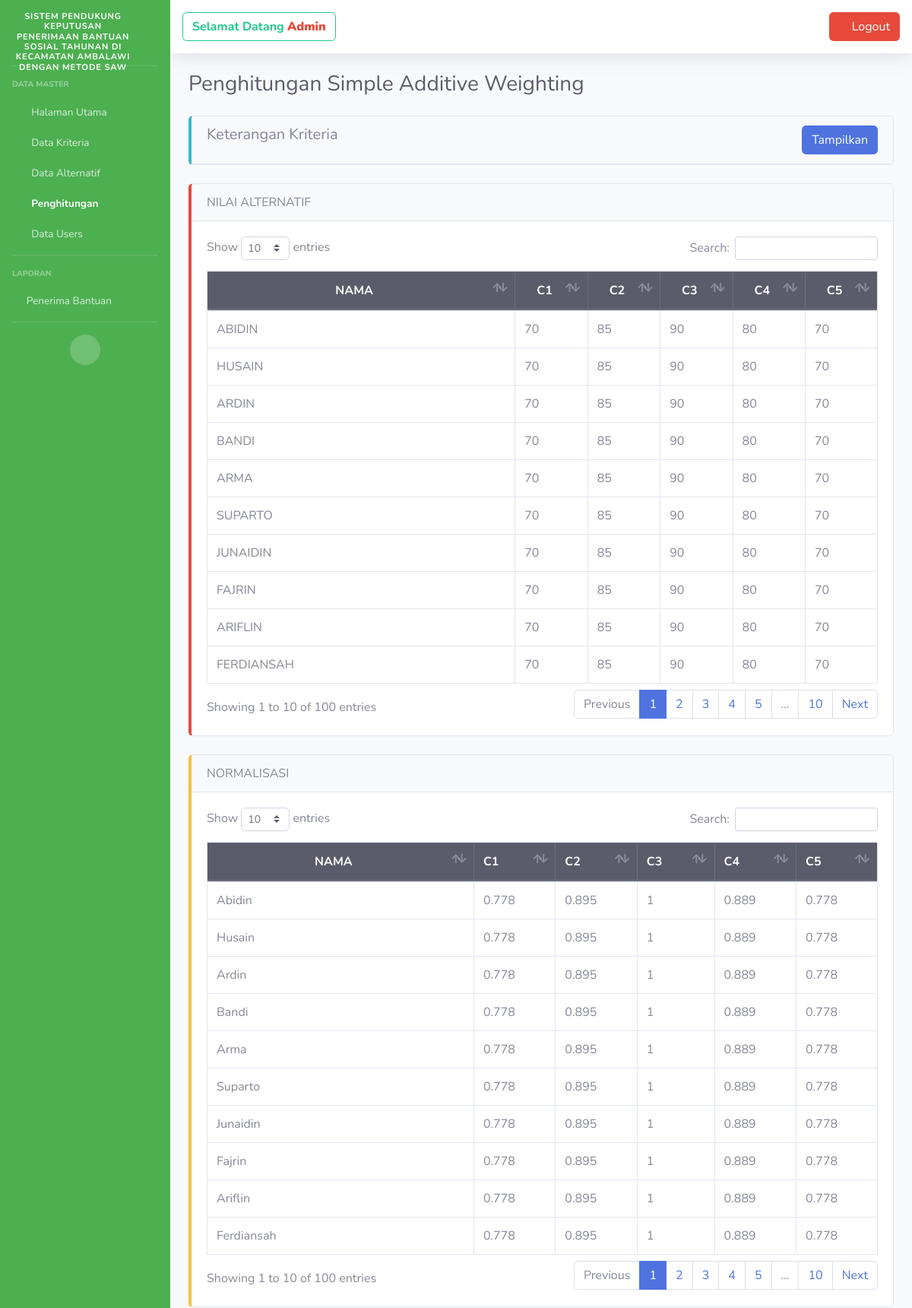
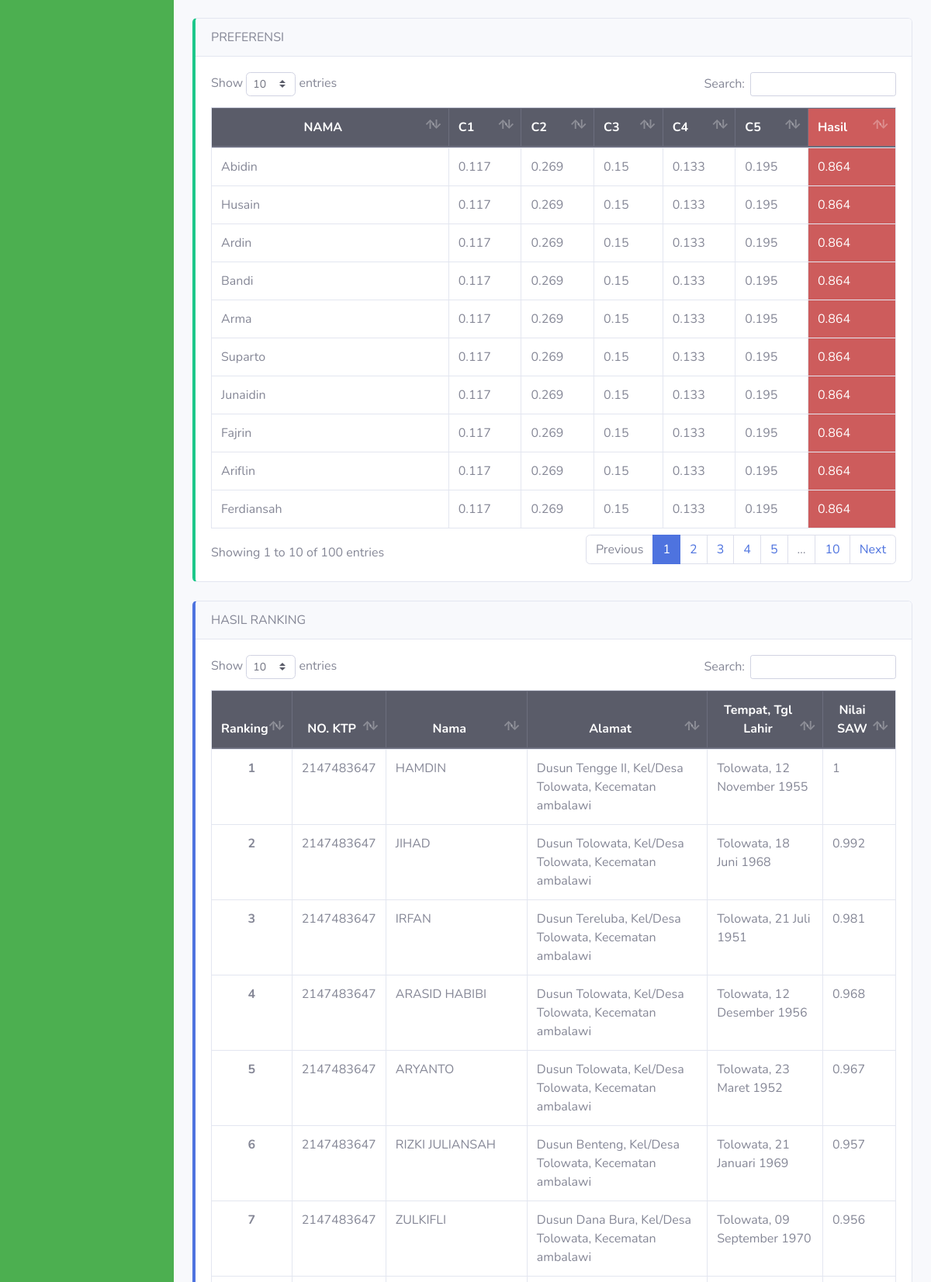
Page /public/hitung (signed in, upper part) on the committed database (2 pictures, top to bottom).
### tables this page shows
CREATE TABLE `kriteria` (
  `id_kriteria` int(11) NOT NULL,
  `nama_kriteria` varchar(100) DEFAULT NULL,
  `bobot_nilai` float DEFAULT NULL
);

CREATE TABLE `keluarga` (
  `id_keluarga` int(40) NOT NULL,
  `nama` varchar(50) DEFAULT NULL,
  `tempat_lahir` varchar(100) DEFAULT NULL,
  `tgl_lahir`  date DEFAULT NULL,
  `jekel` enum('P','L') DEFAULT NULL,
  `alamat` varchar(100) DEFAULT NULL,
  `agama` varchar(20) DEFAULT NULL,
  `nilai_saw` float DEFAULT NULL
);

CREATE TABLE `sub_kriteria` (
  `id_sub_kriteria` int(11) NOT NULL,
  `id_kriteria` int(11) DEFAULT NULL,
  `nama_sub` varchar(300) DEFAULT NULL,
  `nilai` int(11) DEFAULT NULL,
  `keterangan` varchar(100) DEFAULT NULL
);

### app/views/hitung/index.php (the view, shortened to what the rows shown need)
<div class="container-fluid">
    <h1 class="h3 mb-4 text-gray-800"><?= $data['title'] ?></h1>
    <?php
    $dataNilai = json_decode(json_encode($data['penilaian']), true);
    $nilaiKosong = array_filter($dataNilai, function ($var) {
        return ($var['id_penilaian'] == NULL);
    });
    if (count($nilaiKosong) > 0) {
    ?>
        <div class="row">
            <div class="col-md-12">
                <div class="card card-shadow mb-4 border-left-danger">
                    <div class="card-body">
                        <div class="alert alert-danger">
                            <h5>
                                <b>Peringatan</b>
                                <p class="justify-content-center mt-2" style="font-size: 16px;">
                                    Periksa kembali penilaian alernatif pada kriteria <b>
                                        <?php
                                        foreach ($nilaiKosong as $nk) {
                                            echo " " . $nk['nama_kriteria'] . ",";
                                        }
                                        ?>
                                    </b>.Pada Kriteria tersebut ada beberapa alternatif yang belum mendapat penilaian
                                </p>
                        </div>
                    </div>
                </div>
            </div>
        </div>
    <?php } else { ?>
        <div class="row">
            <div class="col-md-12">
                <div class="card card-shadow mb-4 border-left-danger">
                    <div class="card-body table-responsive">
                        <table class="table table-bordered datatable" cellspacing="0">
                            <thead class="thead-dark">
                                <tr>
                                    <th scope="col" class="text-center">NAMA</th>
                                    <?php
                                    $i = 1;
                                    foreach ($data['kriteria'] as $k) { ?>
                                        <th scope="col" class="text-center"><?= 'C' . $i ?></th>
                                    <?php
                                        $i++;
                                    } ?>
                                </tr>
                            </thead>
                            <tbody>
                                <?php
                                foreach ($data['alternatif'] as $s) {
                                ?>
                                    <tr>
                                        <td><?= strtoupper($s->nama) ?></td>
                                        <?php
                                        foreach ($data['kriteria'] as $k) {
                                            $subkr = $this->model('KriteriaModel')->nilaiPenilaianSubKr($s->id_keluarga, $k->id_kriteria);
                                        ?>
                                            <td><?= $subkr->nilai ?></td>
                                        <?php } ?>
                                    </tr>
                                <?php
                                } ?>
                            </tbody>
                        </table>
                    </div>
                </div>
            </div>
        </div>
        <div class="row">
            <div class="col-md-12">
                <div class="card card-shadow mb-4 border-left-warning">
                    <div class="card-body table-responsive">
                        <table class="table table-bordered datatable" cellspacing="0">
                            <thead class="thead-dark">
                                <tr>
                                    <th scope="col" class="text-center">NAMA</th>
                                    <?php
                                    $i = 1;
                                    foreach ($data['kriteria'] as $k) { ?>
                                        <th><?= "C" . $i; ?></th>
                                    <?php
                                        $i++;
                                    } ?>
                                </tr>
                            </thead>
                            <tbody>
                                <?php
                                foreach ($data['alternatif'] as $al) {
                                ?>
                                    <tr>
                                        <td><?= $al->nama ?></td>
                                        <?php
                                        foreach ($data['kriteria'] as $k) {
                                            $subkr = $this->model('KriteriaModel')->nilaiPenilaianSubKr($al->id_keluarga, $k->id_kriteria);
                                            $n_maksmin = $this->model('KriteriaModel')->nilai_maksimal_kriteria($k->id_kriteria);
                                            $n_matrixR = round($subkr->nilai / $n_maksmin->nilai_maks, 3);
                                        ?>
                                            <td><?= $n_matrixR ?></td>
                                        <?php } ?>
                                    </tr>
                                <?php $i++;
                                } ?>
                            </tbody>
                        </table>
                    </div>
                </div>
            </div>
        </div>
        <div class="row">
            <div class="col-md-12">
                <div class="card card-shadow mb-4 border-left-success">
                    <div class="card-body table-responsive">
                        <table class="table table-bordered datatable" cellspacing="0">
                            <thead class="thead-dark">
                                <tr>
                                    <th scope="col" class="text-center">NAMA</th>
                                    <?php
                                    $i = 1;
                                    foreach ($data['kriteria'] as $k) { ?>
                                        <th><?= "C" . $i; ?></th>
                                    <?php
                                        $i++;
                                    } ?>
                                    <th style="background-color: indianred;">Hasil</th>
                                </tr>
                            </thead>
                            <tbody>
                                <?php
                                $t_preferensi = 0;
                                foreach ($data['alternatif'] as $al) {
                                ?>
                                    <tr>
                                        <td><?= $al->nama ?></td>
                                        <?php
                                        foreach ($data['kriteria'] as $k) {
                                            $subkr = $this->model('KriteriaModel')->nilaiPenilaianSubKr($al->id_keluarga, $k->id_kriteria);
                                            $n_maksmin = $this->model('KriteriaModel')->nilai_maksimal_kriteria($k->id_kriteria);
                                            $n_matrixR = round($subkr->nilai / $n_maksmin->nilai_maks, 3);
                                            $n_preferensi = round(($k->bobot_nilai / 100) * $n_matrixR, 3);
                                            $t_preferensi += $n_preferensi;
                                        ?>
                                            <td><?= $n_preferensi ?></td>
                                        <?php } ?>
                                        <td style="background-color: indianred;" class="text-white"><?= $t_preferensi ?></td>
                                    </tr>
                                <?php
                                    $t_preferensi = 0;
                                } ?>
                            </tbody>
                        </table>
                    </div>
                </div>
            </div>
        </div>
        <div class="row">
            <div class="col-md-12">
                <div class="card card-shadow mb-4 border-left-primary">
                    <div class="card-body table-responsive">
                        <table class="table table-bordered datatable" cellspacing="0">
                            <thead class="thead-dark">
                                <tr>
                                <th scope="col">Ranking</th>
                                    <th scope="col" class="text-center">NO. KTP</th>
                                    <th scope="col" class="text-center">Nama</th>
                                    <th scope="col" class="text-center">Alamat</th>
                                    <th scope="col" class="text-center">Tempat, Tgl Lahir</th>
                                    <th scope="col" class="text-center">Nilai SAW</th>
                                </tr>
                            </thead>
                            <tbody>
                                <?php
                                $i = 1;
                                $ranking = $this->model('AlternatifModel')->ranking();
                                foreach ($ranking as $k) { ?>
                                    <tr>
                                        <th scope="row" class="text-center"><?= $i++; ?></th>
                                        <td><?= $k->id_keluarga ?></td>
                                        <td><?= strtoupper($k->nama) ?></td>
                                        <td><?= $k->alamat ?></td>
                                        <td><?= ucwords($k->tempat_lahir) . ', ' . $tanggal->tanggal_indo($k->tgl_lahir) ?></td>
                                        <td><?= $k->nilai_saw ?></td>
                                    </tr>
                                <?php } ?>
                            </tbody>
                        </table>
                    </div>
                </div>
            </div>
        </div>
    <?php } ?>
</div>

### rows in the picture
kriteria: sub_kriteria.nilai "70", n_matrixR "0.778", n_preferensi "0.117"
kriteria: sub_kriteria.nilai "85", n_matrixR "0.895", n_preferensi "0.269"
kriteria: sub_kriteria.nilai "90", n_matrixR "1", n_preferensi "0.15"
kriteria: sub_kriteria.nilai "80", n_matrixR "0.889", n_preferensi "0.133"
kriteria: sub_kriteria.nilai "70", n_matrixR "0.778", n_preferensi "0.195"
keluarga: nama "ABIDIN", nama "Abidin", t_preferensi "0.864"
keluarga: nama "HUSAIN", nama "Husain", t_preferensi "0.864"
keluarga: nama "ARDIN", nama "Ardin", t_preferensi "0.864"
keluarga: nama "BANDI", nama "Bandi", t_preferensi "0.864"
keluarga: nama "ARMA", nama "Arma", t_preferensi "0.864"
keluarga: nama "SUPARTO", nama "Suparto", t_preferensi "0.864"
keluarga: nama "JUNAIDIN", nama "Junaidin", t_preferensi "0.864"
keluarga: nama "FAJRIN", nama "Fajrin", t_preferensi "0.864"
keluarga: nama "ARIFLIN", nama "Ariflin", t_preferensi "0.864"
keluarga: nama "FERDIANSAH", nama "Ferdiansah", t_preferensi "0.864"
keluarga: id_keluarga "2147483647", nama "HAMDIN", alamat "Dusun Tengge II, Kel/Desa Tolowata, Kecematan ambalawi", tempat_lahir "Tolowata", tgl_lahir "12 November 1955", nilai_saw "1"
keluarga: id_keluarga "2147483647", nama "JIHAD", alamat "Dusun Tolowata, Kel/Desa Tolowata, Kecematan ambalawi", tempat_lahir "Tolowata", tgl_lahir "18 Juni 1968", nilai_saw "0.992"
keluarga: id_keluarga "2147483647", nama "IRFAN", alamat "Dusun Tereluba, Kel/Desa Tolowata, Kecematan ambalawi", tempat_lahir "Tolowata", tgl_lahir "21 Juli 1951", nilai_saw "0.981"
keluarga: id_keluarga "2147483647", nama "RIZKI JULIANSAH", alamat "Dusun Benteng, Kel/Desa Tolowata, Kecematan ambalawi", tempat_lahir "Tolowata", tgl_lahir "21 Januari 1969", nilai_saw "0.957"
keluarga: id_keluarga "2147483647", nama "ZULKIFLI", alamat "Dusun Dana Bura, Kel/Desa Tolowata, Kecematan ambalawi", tempat_lahir "Tolowata", tgl_lahir "09 September 1970", nilai_saw "0.956"

### other values in the picture
$m['menu'] "Halaman Utama"
$m['menu'] "Data Kriteria"
$m['menu'] "Data Alternatif"
$m['menu'] "Penghitungan"
$m['menu'] "Data Users"
$_SESSION['username'] "Admin"
$data['title'] "Penghitungan Simple Additive Weighting"
$k->id_keluarga "2147483647"
$k->nama "ARASID HABIBI"
$k->alamat "Dusun Tolowata, Kel/Desa Tolowata, Kecematan ambalawi"
$k->tempat_lahir "Tolowata"
$tanggal->tanggal_indo($k->tgl_lahir) "12 Desember 1956"
$k->nilai_saw "0.968"
$k->nama "ARYANTO"
$tanggal->tanggal_indo($k->tgl_lahir) "23 Maret 1952"
